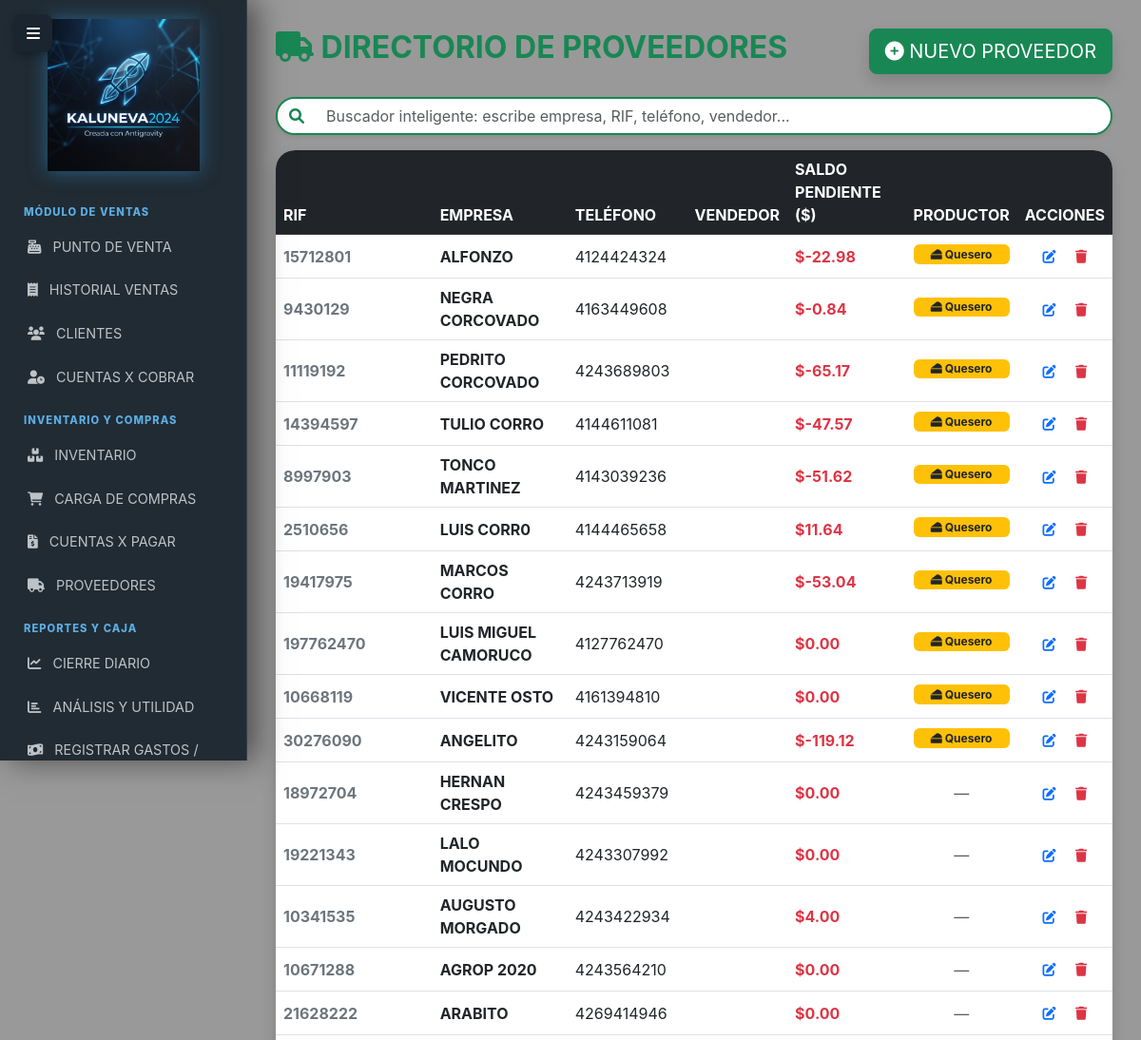
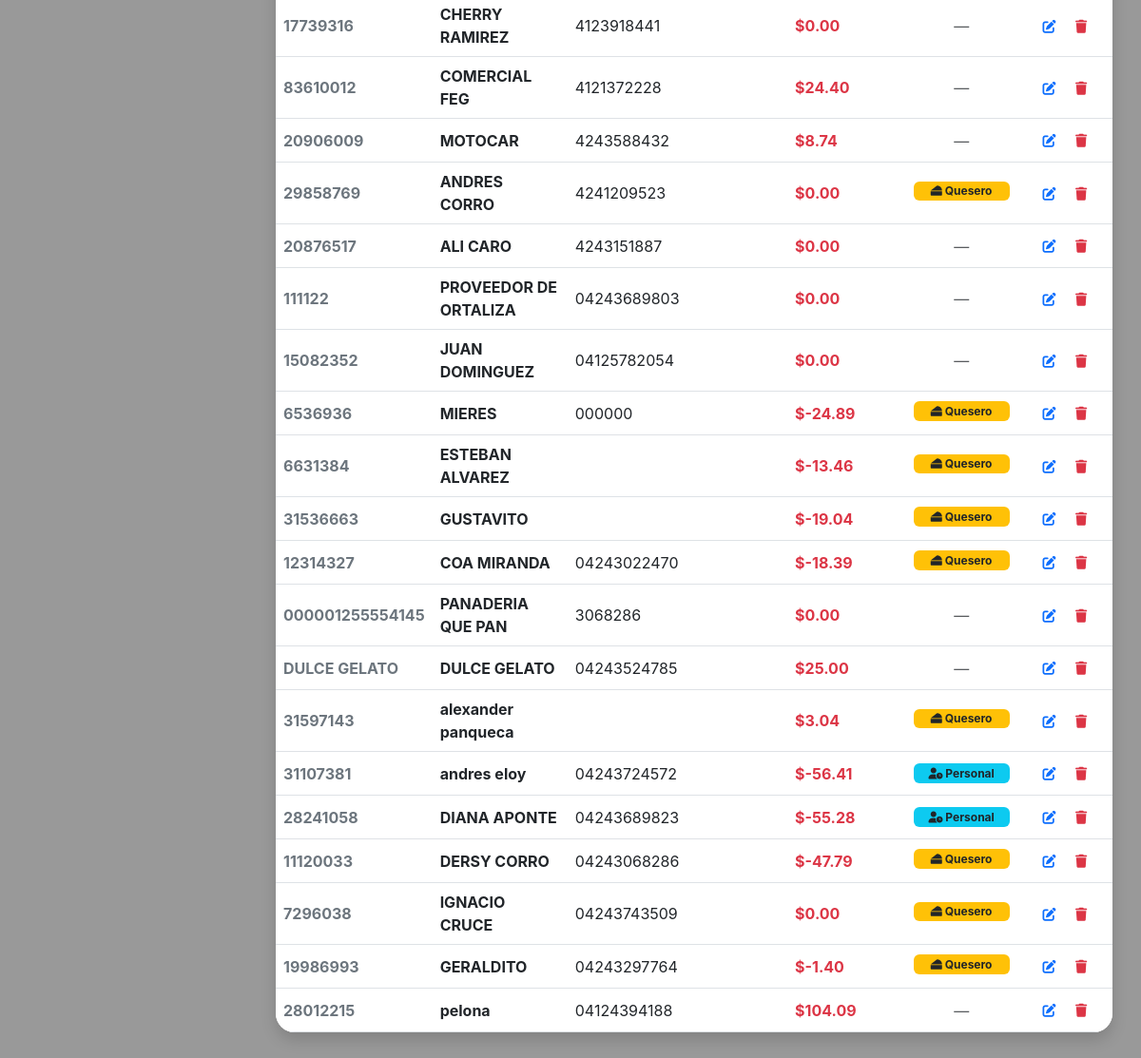
Page /proveedores (signed in) on the committed database (2 pictures, top to bottom).
### models.py (models this page shows)
class Proveedor(db.Model):
    __tablename__ = 'proveedores'
    id = db.Column(db.Integer, primary_key=True)
    rif = db.Column(db.String(20), unique=True, nullable=False)
    nombre = db.Column(db.String(100), nullable=False)
    telefono = db.Column(db.String(20))
    direccion = db.Column(db.Text)
    vendedor_nombre = db.Column(db.String(100))
    vendedor_telefono = db.Column(db.String(20))
    saldo_pendiente_usd = db.Column(db.Numeric(10, 2), default=Decimal('0.00'))
    es_productor = db.Column(db.Boolean, default=False)
    es_obrero = db.Column(db.Boolean, default=False)

### routes/proveedores.py (the view)
@proveedores_bp.route('/proveedores')
@login_required
@staff_required
def lista_proveedores():
    todos = Proveedor.query.all()
    return render_template('proveedores.html', proveedores=todos)

### app.py (called while the page is built)
@login_manager.user_loader
def load_user(user_id):
    user = db.session.get(User, int(user_id))
    if user and not getattr(user, 'activo', True):
        return None
    return user

@app.context_processor
def inject_tasa_actual():
    try:
        hoy = hoy_ve()
        tasa_hoy = TasaBCV.query.filter_by(fecha=hoy).first()
        if tasa_hoy:
            return dict(tasa_actual=tasa_hoy.valor, alerta_tasa=False)
        else:
            ultima = TasaBCV.query.order_by(TasaBCV.fecha.desc()).first()
            valor = ultima.valor if ultima else Decimal('0.00')
            return dict(tasa_actual=valor, alerta_tasa=True)
    except Exception as e:
        log.error(f"Error al inyectar tasa actual: {e}")
        return dict(tasa_actual=Decimal('0.00'), alerta_tasa=True)

### models.py (called while the page is built)
def hoy_ve():
    return datetime.now(pytz.timezone('America/Caracas')).date()

### templates/proveedores.html (shortened to what this page needs)
{% extends 'base.html' %} {% block content %}
<div class="d-flex justify-content-between align-items-center mb-4">
  <h2 class="fw-bold text-success">
    <i class="fas fa-truck"></i> DIRECTORIO DE PROVEEDORES
  </h2>
  <button class="btn btn-success btn-lg shadow" data-bs-toggle="modal" data-bs-target="#modalProveedor">
    <i class="fas fa-plus-circle"></i> NUEVO PROVEEDOR
  </button>
</div>
<div class="mb-3">
  <div class="input-group shadow-sm rounded-pill overflow-hidden border-success" style="border: 2px solid #1cc88a;">
    <span class="input-group-text bg-white border-0 text-success"><i class="fas fa-search"></i></span>
    <input type="text" id="buscador_kalu" class="form-control border-0 bg-white" placeholder="Buscador inteligente: escribe empresa, RIF, teléfono, vendedor..." style="box-shadow: none;">
  </div>
</div>
<div class="card shadow border-0">
  <div class="card-body p-0">
    <div class="table-responsive">
      <table class="table table-hover align-middle mb-0">
        <thead class="table-dark">
          <tr>
            <th>RIF</th>
            <th>EMPRESA</th>
            <th>TELÉFONO</th>
            <th>VENDEDOR</th>
            <th>SALDO PENDIENTE ($)</th>
            <th class="text-center">PRODUCTOR</th>
            <th class="text-center">ACCIONES</th>
          </tr>
        </thead>
        <tbody>
          {% for prov in proveedores %}
          <tr>
            <td class="fw-bold text-secondary">{{ prov.rif }}</td>
            <td class="fw-bold">{{ prov.nombre }}</td>
            <td>{{ prov.telefono }}</td>
            <td>
            </td>
            <td class="text-danger fw-bold">
              ${{ "%.2f"|format(prov.saldo_pendiente_usd) }}
            </td>
            <td class="text-center">
              {% if prov.es_productor %}
              <div class="badge bg-warning text-dark mb-1 d-block"><i class="fas fa-cheese"></i> Quesero</div>
              {% endif %}
              {% if prov.es_obrero %}
              <div class="badge bg-info text-dark d-block"><i class="fas fa-user-clock"></i> Personal</div>
              {% endif %}
              {% if not prov.es_productor and not prov.es_obrero %}
              <span class="text-muted">—</span>
              {% endif %}
            </td>
            <td class="text-center">
              <button class="btn btn-outline-primary btn-sm border-0"
                onclick="abrirEditarProveedor({{ prov.id }}, '{{ prov.rif }}', '{{ prov.nombre }}', '{{ prov.telefono }}', '{{ prov.direccion }}', '{{ prov.vendedor_nombre }}', '{{ prov.vendedor_telefono }}', {{ 'true' if prov.es_productor else 'false' }}, {{ 'true' if prov.es_obrero else 'false' }})"
                data-bs-toggle="modal" data-bs-target="#modalEditarProveedor">
                <i class="fas fa-edit"></i>
              </button>
              <button class="btn btn-outline-danger btn-sm border-0"
                onclick="eliminarProveedor({{ prov.id }}, '{{ prov.nombre }}')">
                <i class="fas fa-trash"></i>
              </button>
            </td>
          </tr>
          {% endfor %}
        </tbody>
      </table>
    </div>
  </div>
</div>
{% endblock %}

### templates/base.html (style rules this page uses)
body { background: url('/static/fondo_negocio_jpg.png') no-repeat center center fixed !important; background-size: cover !important; font-family: 'Inter', 'Segoe UI', sans-serif; min-height: 100vh; color: #333; }
body::before { content: ""; position: fixed; top: 0; left: 0; width: 100%; height: 100%; background: rgba(0, 0, 0, 0.4); z-index: -1; }
.card { border: 1px solid rgba(255, 255, 255, 0.2); border-radius: 20px; background: rgba(255, 255, 255, 0.85); backdrop-filter: blur(15px); box-shadow: 0 10px 30px rgba(0, 0, 0, 0.1); overflow: hidden; transition: transform 0.2s; }

### rows in the picture
Proveedor: rif "15712801", nombre "ALFONZO", telefono "4124424324", saldo_pendiente_usd "-22.98", es_productor True (drawn)
Proveedor: rif "9430129", nombre "NEGRA CORCOVADO", telefono "4163449608", saldo_pendiente_usd "-0.84", es_productor True (drawn)
Proveedor: rif "11119192", nombre "PEDRITO CORCOVADO", telefono "4243689803", saldo_pendiente_usd "-65.17", es_productor True (drawn)
Proveedor: rif "14394597", nombre "TULIO CORRO", telefono "4144611081", saldo_pendiente_usd "-47.57", es_productor True (drawn)
Proveedor: rif "8997903", nombre "TONCO MARTINEZ", telefono "4143039236", saldo_pendiente_usd "-51.62", es_productor True (drawn)
Proveedor: rif "2510656", nombre "LUIS CORR0", telefono "4144465658", saldo_pendiente_usd "11.64", es_productor True (drawn)
Proveedor: rif "19417975", nombre "MARCOS CORRO", telefono "4243713919", saldo_pendiente_usd "-53.04", es_productor True (drawn)
Proveedor: rif "197762470", nombre "LUIS MIGUEL CAMORUCO", telefono "4127762470", saldo_pendiente_usd "0.00", es_productor True (drawn)
Proveedor: rif "10668119", nombre "VICENTE OSTO", telefono "4161394810", saldo_pendiente_usd "0.00", es_productor True (drawn)
Proveedor: rif "30276090", nombre "ANGELITO", telefono "4243159064", saldo_pendiente_usd "-119.12", es_productor True (drawn)
Proveedor: rif "18972704", nombre "HERNAN CRESPO", telefono "4243459379", saldo_pendiente_usd "0.00"
Proveedor: rif "19221343", nombre "LALO MOCUNDO", telefono "4243307992", saldo_pendiente_usd "0.00"
Proveedor: rif "10341535", nombre "AUGUSTO MORGADO", telefono "4243422934", saldo_pendiente_usd "4.00"
Proveedor: rif "10671288", nombre "AGROP 2020", telefono "4243564210", saldo_pendiente_usd "0.00"
Proveedor: rif "21628222", nombre "ARABITO", telefono "4269414946", saldo_pendiente_usd "0.00"
Proveedor: rif "17739316", nombre "CHERRY RAMIREZ", telefono "4123918441", saldo_pendiente_usd "0.00"
Proveedor: rif "83610012", nombre "COMERCIAL FEG", telefono "4121372228", saldo_pendiente_usd "24.40"
Proveedor: rif "20906009", nombre "MOTOCAR", telefono "4243588432", saldo_pendiente_usd "8.74"
Proveedor: rif "29858769", nombre "ANDRES CORRO", telefono "4241209523", saldo_pendiente_usd "0.00", es_productor True (drawn)
Proveedor: rif "20876517", nombre "ALI CARO", telefono "4243151887", saldo_pendiente_usd "0.00"
Proveedor: rif "111122", nombre "PROVEEDOR DE ORTALIZA", telefono "04243689803", saldo_pendiente_usd "0.00"
Proveedor: rif "15082352", nombre "JUAN DOMINGUEZ", telefono "04125782054", saldo_pendiente_usd "0.00"
Proveedor: rif "6536936", nombre "MIERES", telefono "000000", saldo_pendiente_usd "-24.89", es_productor True (drawn)
Proveedor: rif "6631384", nombre "ESTEBAN ALVAREZ", saldo_pendiente_usd "-13.46", es_productor True (drawn)
Proveedor: rif "31536663", nombre "GUSTAVITO", saldo_pendiente_usd "-19.04", es_productor True (drawn)
Proveedor: rif "12314327", nombre "COA MIRANDA", telefono "04243022470", saldo_pendiente_usd "-18.39", es_productor True (drawn)
Proveedor: rif "000001255554145", nombre "PANADERIA QUE PAN", telefono "3068286", saldo_pendiente_usd "0.00"
Proveedor: rif "DULCE GELATO", nombre "DULCE GELATO", telefono "04243524785", saldo_pendiente_usd "25.00"
Proveedor: rif "31597143", nombre "alexander panqueca", saldo_pendiente_usd "3.04", es_productor True (drawn)
Proveedor: rif "31107381", nombre "andres eloy", telefono "04243724572", saldo_pendiente_usd "-56.41", es_obrero True (drawn)
Proveedor: rif "28241058", nombre "DIANA APONTE", telefono "04243689823", saldo_pendiente_usd "-55.28", es_obrero True (drawn)
Proveedor: rif "11120033", nombre "DERSY CORRO", telefono "04243068286", saldo_pendiente_usd "-47.79", es_productor True (drawn)
Proveedor: rif "7296038", nombre "IGNACIO CRUCE", telefono "04243743509", saldo_pendiente_usd "0.00", es_productor True (drawn)
Proveedor: rif "19986993", nombre "GERALDITO", telefono "04243297764", saldo_pendiente_usd "-1.40", es_productor True (drawn)
Proveedor: rif "28012215", nombre "pelona", telefono "04124394188", saldo_pendiente_usd "104.09"
